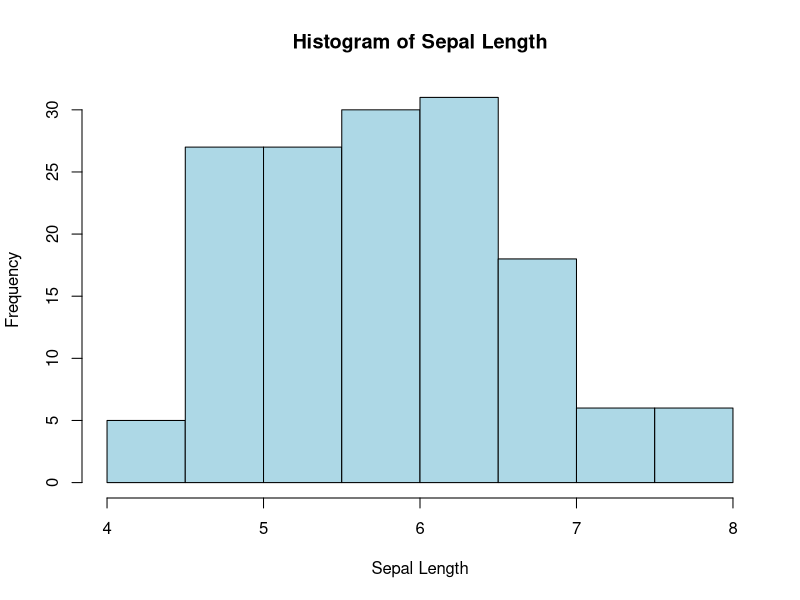
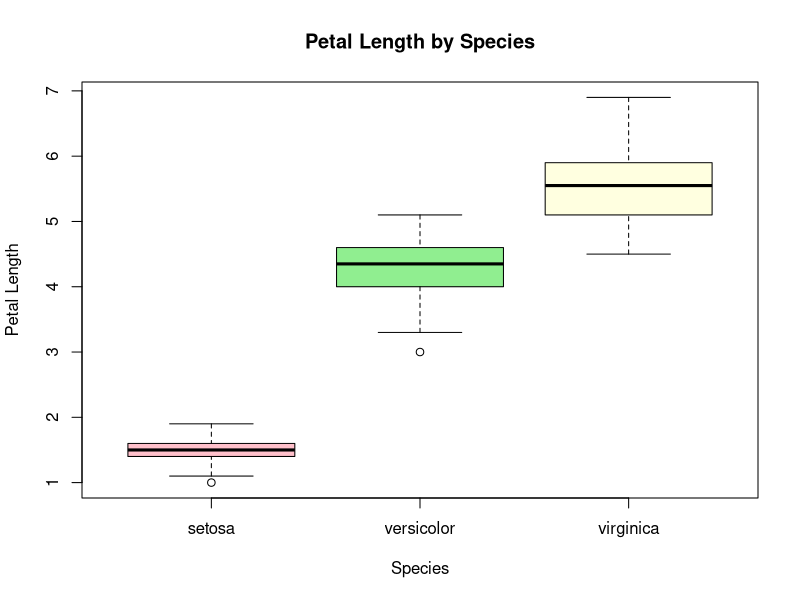
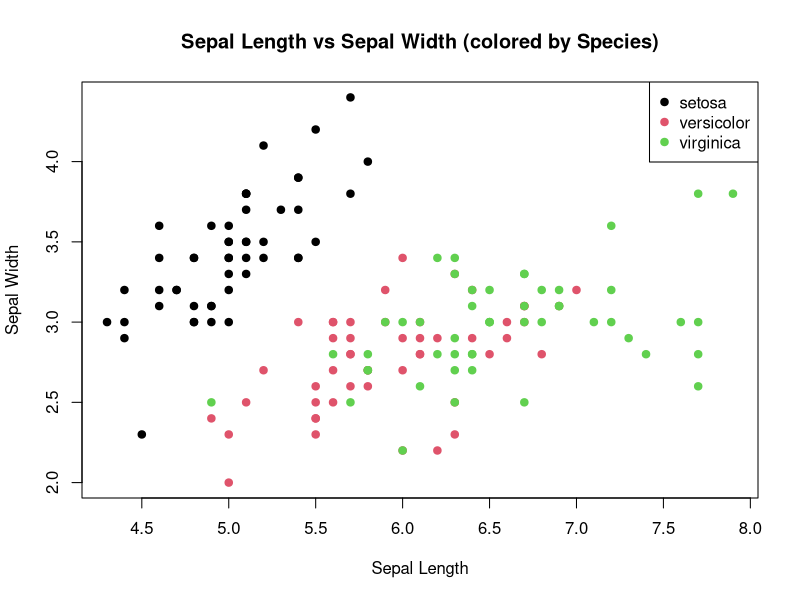
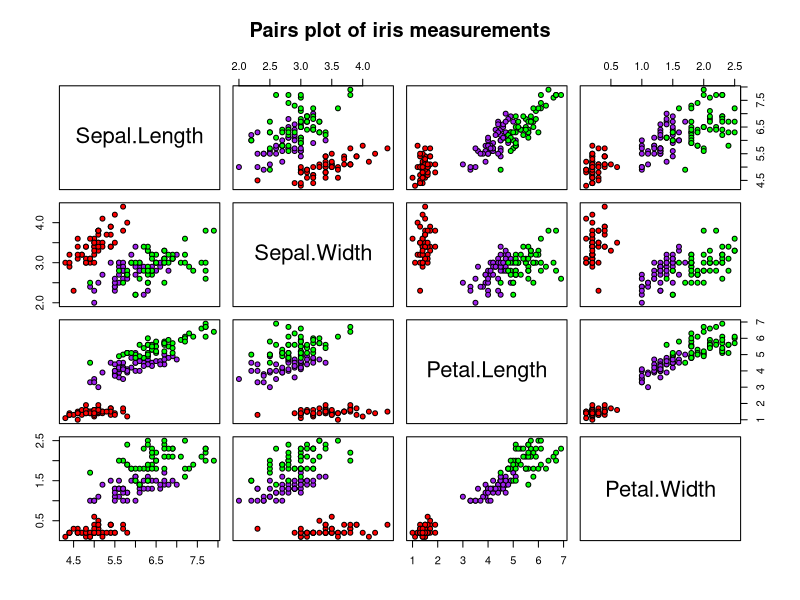

Reproduce these figures in R, in order.
#loading 
#load built in iris dataset (150 observations, 4 measurements, 3 species)
data(iris)

#Preview structure and distribution by checking shape, ranges, and class balance before analysis
head(iris)
summary(iris)


#data cleaning 
sum(is.na(iris))
sum(duplicated(iris))

#complete unique observations
iris_clean<-iris[!duplicated(iris) & complete.cases(iris),]

#statistical summaries
sapply(iris[,1:4],mean)
sapply(iris[,1:4],sd)

#hints at species differences
aggregate(.~Species,data=iris,FUN=mean)

#visualizations

#Histogram: Distribution of Sepal Length
#Observation: roughly normal distribution with slight right skew
hist(iris$Sepal.Length,
     main= "Histogram of Sepal Length",
     xlab= "Sepal Length",
     col= "lightblue")


#Boxplot: Petal Length across species
#Observation: clear separation between species
boxplot(Petal.Length ~ Species, data = iris,
        main = "Petal Length by Species",
        xlab = "Species",
        ylab = "Petal Length",
        col = c("pink","lightgreen","lightyellow"))


#Scatter Plot: Sepal Length vs Sepal Width
#Observation: partial overlap between species
plot(iris$Sepal.Length, iris$Sepal.Width,
     col=as.integer(iris$Species),
     pch=19, #plotting character
     xlab="Sepal Length",
     ylab="Sepal Width",
     main = "Sepal Length vs Sepal Width (colored by Species)")
legend("topright", legend=levels(iris$Species), pch=19, col=1:3)


#Pair Plot: Relationship between all variables
#Observation: strong linear correlation between petal length and width
pairs(iris[1:4],
      main = "Pairs plot of iris measurements",
      pch = 21,
      bg=c("red","purple","green")[unclass(iris$Species)]) #bg(background)-both fill and border color, unclass allows to assign numbers to 'class of species'


#Correlation analysis
#correlation matrix
cor(iris[,1:4])

#Statistical Test
#one way anova(analysis of variance) test- f->between group variance vs within group variance
aov_res<-aov(Sepal.Length~Species,data=iris)
summary(aov_res)

#Custom Functions
#Flower Index= Sum of Sepal + Petal Length
flower_index<-function(sepal_len, petal_len){
  return (sepal_len+petal_len)
}
print(flower_index(iris$Sepal.Length[1:6], iris$Petal.Length[1:6]))

#Categorize Petal size
petal_size_cat<-function(petal_len){
  ifelse(petal_len<2,"small",
         ifelse(petal_len<5,"medium","large"))
}
print(table(petal_size_cat(iris$Petal.Length)))
